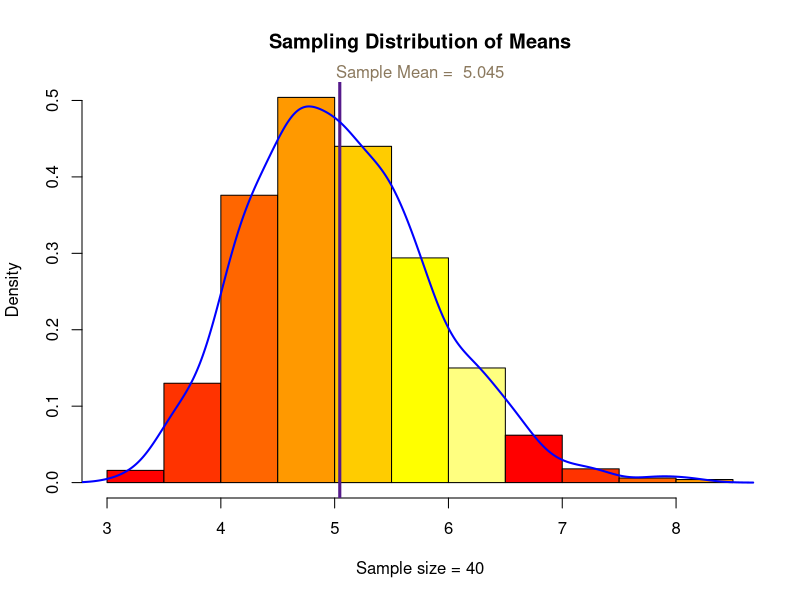
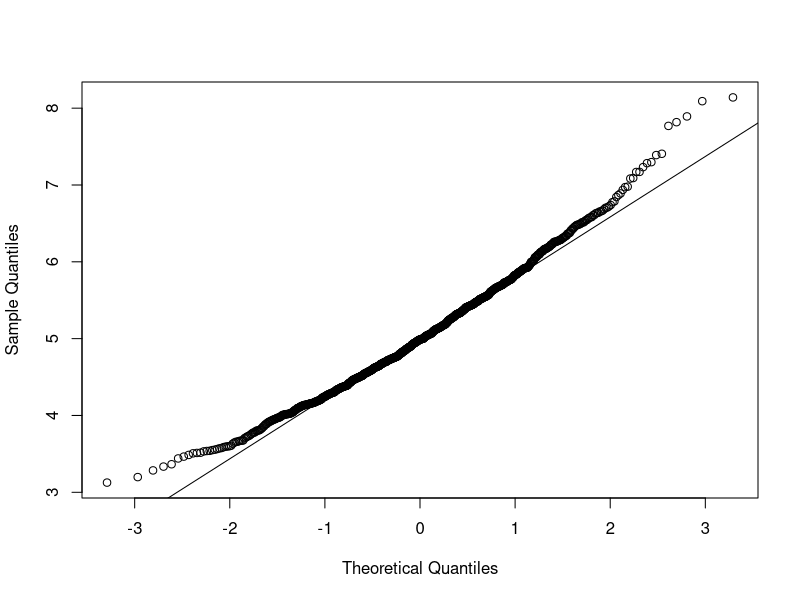

R code for these plots, in order:
## ---- chunk 1
knitr::opts_chunk$set(fig.path='figures/')
## ---- chunk 2
set.seed(10)  # for reproducible research
## ---- chunk 3
lambda <- 0.2  # rate parameter
n <- 40        # sample size
runs <- 1000   # number of experiments to run
## ---- chunk 4
xbar <- NULL
for (i in 1:runs) { xbar <- c(xbar, mean(rexp(n, lambda))) }
## ---- chunk 5
1/lambda
## ---- chunk 6
mean(xbar)
## ---- chunk 7
main.title <- "Sampling Distribution of Means"
hist(xbar, prob = TRUE, xlab = "Sample size = 40", main = main.title, col = heat.colors(7))
abline(v = mean(xbar), col = "purple4", lwd = 3)
mtext(paste("Sample Mean = ", round(mean(xbar), 3)), col = "navajowhite4")
lines(density(xbar), col="blue", lwd=2)
## ---- chunk 8
1/(n * lambda^2)
## ---- chunk 9
round(var(xbar), 3)
## ---- chunk 10
qqnorm(xbar, main = NULL); qqline(xbar)
## ---- chunk 11
shapiro.test(xbar)
